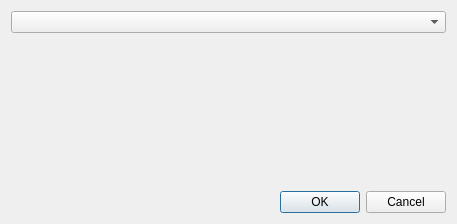
<?xml version="1.0" encoding="UTF-8"?>
<ui version="4.0">
 <class>ConfigNodeDialog</class>
 <widget class="QDialog" name="ConfigNodeDialog">
  <property name="geometry">
   <rect>
    <x>0</x>
    <y>0</y>
    <width>457</width>
    <height>224</height>
   </rect>
  </property>
  <property name="windowTitle">
   <string>Dialog</string>
  </property>
  <layout class="QVBoxLayout" name="verticalLayout_2">
   <item>
    <widget class="QComboBox" name="boardComboBox"/>
   </item>
   <item>
    <layout class="QVBoxLayout" name="iosLayout"/>
   </item>
   <item>
    <spacer name="verticalSpacer">
     <property name="orientation">
      <enum>Qt::Vertical</enum>
     </property>
     <property name="sizeHint" stdset="0">
      <size>
       <width>20</width>
       <height>126</height>
      </size>
     </property>
    </spacer>
   </item>
   <item>
    <widget class="QDialogButtonBox" name="buttonBox">
     <property name="orientation">
      <enum>Qt::Horizontal</enum>
     </property>
     <property name="standardButtons">
      <set>QDialogButtonBox::Cancel|QDialogButtonBox::Ok</set>
     </property>
    </widget>
   </item>
  </layout>
 </widget>
 <resources/>
 <connections>
  <connection>
   <sender>buttonBox</sender>
   <signal>accepted()</signal>
   <receiver>ConfigNodeDialog</receiver>
   <slot>accept()</slot>
   <hints>
    <hint type="sourcelabel">
     <x>248</x>
     <y>254</y>
    </hint>
    <hint type="destinationlabel">
     <x>157</x>
     <y>274</y>
    </hint>
   </hints>
  </connection>
  <connection>
   <sender>buttonBox</sender>
   <signal>rejected()</signal>
   <receiver>ConfigNodeDialog</receiver>
   <slot>reject()</slot>
   <hints>
    <hint type="sourcelabel">
     <x>316</x>
     <y>260</y>
    </hint>
    <hint type="destinationlabel">
     <x>286</x>
     <y>274</y>
    </hint>
   </hints>
  </connection>
 </connections>
</ui>
